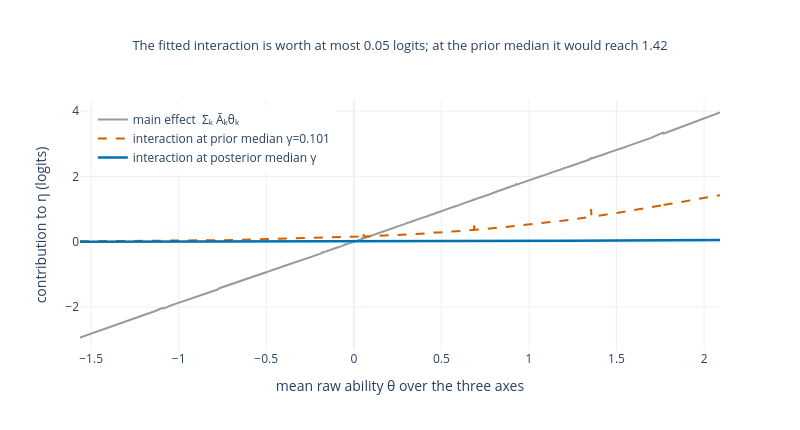

Notebook code cell kept with this figure:
### Markdown cell above
### 3 · Interaction contribution to η, by ability

### Code cell
tp = np.median(sub["theta_pos"].values.reshape(-1, sub.sizes["model"], 3), axis=0)   # (model, 3)
th = np.median(sub["theta"].values.reshape(-1, sub.sizes["model"], 3), axis=0)
gm = np.median(g, axis=0)                                        # posterior median gamma per pair
A_bar = np.median(sub["A"].values.reshape(-1, sub.sizes["bench"], 3), axis=0).mean(axis=0)

prod = np.stack([tp[:, j] * tp[:, k] for j, k in PAIRS], axis=1)  # (model, pair)
inter_post = (prod * gm).sum(axis=1)
inter_prior = prod.sum(axis=1) * PRIOR_MED
main = th @ A_bar
x = th.mean(axis=1)
o = np.argsort(x)

fig = go.Figure()
fig.add_trace(go.Scatter(x=x[o], y=main[o], mode="lines", name="main effect  Σₖ Āₖθₖ",
                         line=dict(color=C["gray"], width=2)))
fig.add_trace(go.Scatter(x=x[o], y=inter_prior[o], mode="lines",
                         name=f"interaction at prior median γ={PRIOR_MED:.3f}",
                         line=dict(color=C["verm"], width=2, dash="dash")))
fig.add_trace(go.Scatter(x=x[o], y=inter_post[o], mode="lines",
                         name="interaction at posterior median γ",
                         line=dict(color=C["blue"], width=2.5)))
fig.update_layout(
    title=f"The fitted interaction is worth at most {inter_post.max():.2f} logits; "
          f"at the prior median it would reach {inter_prior.max():.2f}",
    height=430, width=800,
    xaxis_title="mean raw ability θ over the three axes",
    yaxis_title="contribution to η (logits)",
    legend=dict(yanchor="top", y=0.98, xanchor="left", x=0.02))
show(fig, "p3_interaction_contribution")

### Figure 1 — Plotly figure (JSON) as saved in the notebook; plotly's stock layout.template omitted (floating-point values rounded to 4 significant figures; data arrays with more than 128 entries replaced by an {"elided": "..."} marker saying what was removed)
{"data": [{"line": {"color": "#999999", "width": 2}, "mode": "lines", "name": "main effect  Σₖ Āₖθₖ", "type": "scatter", "x": {"elided": "758 float values"}, "y": {"elided": "758 float values"}}, {"line": {"color": "#D55E00", "dash": "dash", "width": 2}, "mode": "lines", "name": "interaction at prior median γ=0.101", "type": "scatter", "x": {"elided": "758 float values"}, "y": {"elided": "758 float values"}}, {"line": {"color": "#0072B2", "width": 2.5}, "mode": "lines", "name": "interaction at posterior median γ", "type": "scatter", "x": {"elided": "758 float values"}, "y": {"elided": "758 float values"}}], "layout": {"height": 430, "legend": {"x": 0.02, "xanchor": "left", "y": 0.98, "yanchor": "top"}, "title": {"font": {"size": 13}, "text": "The fitted interaction is worth at most 0.05 logits; at the prior median it would reach 1.42", "x": 0.5}, "width": 800, "xaxis": {"title": {"text": "mean raw ability θ over the three axes"}}, "yaxis": {"title": {"text": "contribution to η (logits)"}}}}
